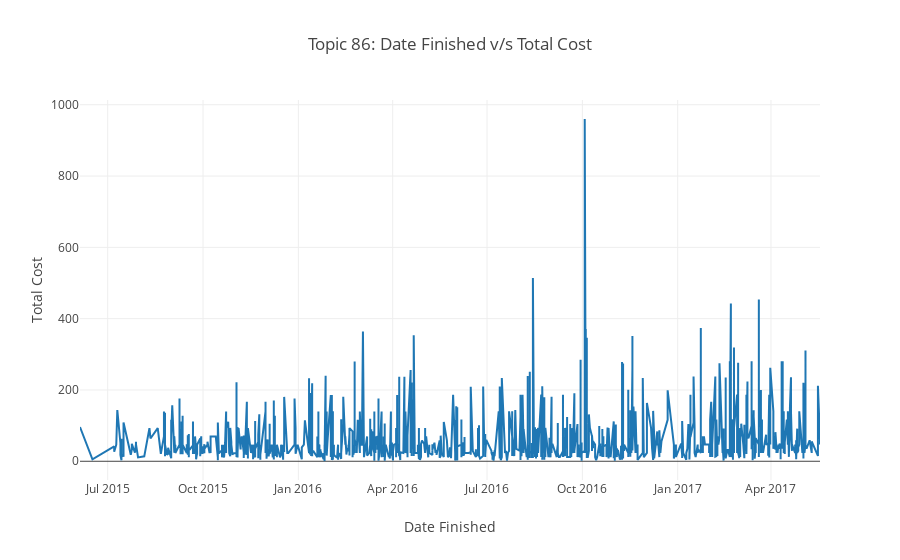

Notebook source saved alongside this figure:
### Code cell
topic = 86
topic = "Topic " + str(topic)
trace0 = Scatter(
    x = new_df[new_df['Topics'] == topic]['Date Finished'],
    y = new_df[new_df['Topics'] == topic]['Total'],
    mode = 'line',
    name = 'markers'
)

layout = Layout(xaxis = dict(title = 'Date Finished'), yaxis = dict(title = 'Total Cost'), title = topic + ': Date Finished v/s Total Cost')
data = [trace0]

fig = {'data' : data, 'layout' : layout}

iplot(fig)
plot(fig,  filename='topic.html')

### Figure 1 — Plotly figure (JSON) as saved in the notebook; plotly's stock layout.template omitted (floating-point values rounded to 4 significant figures; data arrays with more than 128 entries replaced by an {"elided": "..."} marker saying what was removed)
{"data": [{"mode": "line", "name": "markers", "type": "scatter", "x": {"elided": "1403 str values"}, "y": {"elided": "1403 float values"}}], "layout": {"title": "Topic 86: Date Finished v/s Total Cost", "xaxis": {"title": "Date Finished"}, "yaxis": {"title": "Total Cost"}}}
